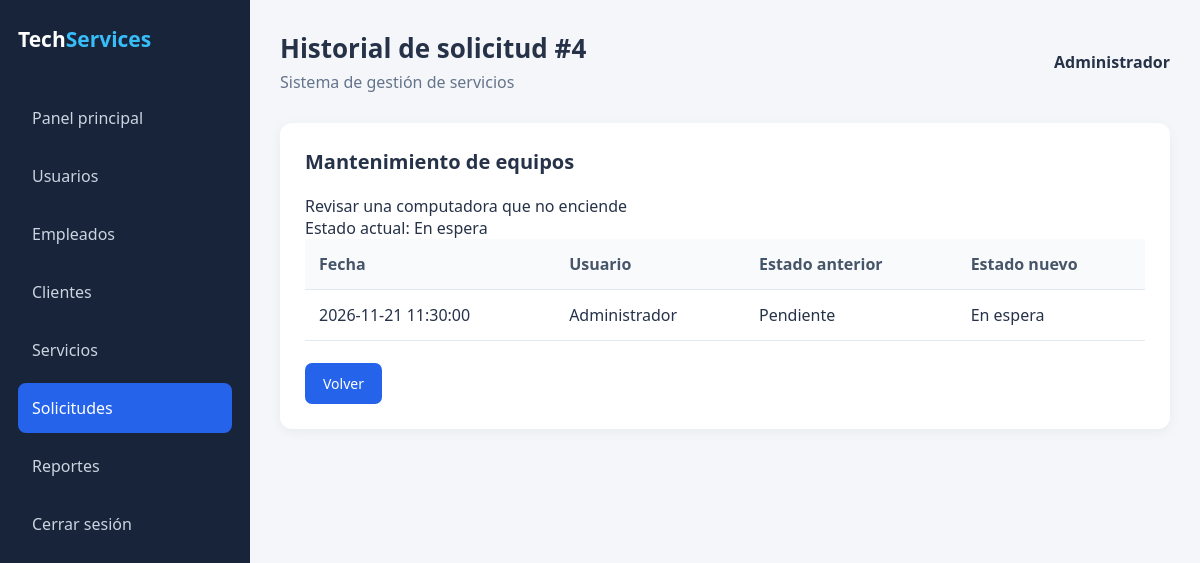
/solicitudes/historial.php?id=4 (signed in), run on the app's committed database.
### tables this page shows
CREATE TABLE solicitudes (
    id INT AUTO_INCREMENT PRIMARY KEY,
    cliente_id INT NOT NULL,
    servicio_id INT NOT NULL,
    empleado_id INT,
    descripcion TEXT NOT NULL,
    fecha DATETIME NOT NULL DEFAULT CURRENT_TIMESTAMP,
    estado ENUM('Pendiente', 'En proceso', 'En espera', 'Finalizada')
        NOT NULL DEFAULT 'Pendiente',
    prioridad ENUM('Baja', 'Media', 'Alta') NOT NULL,
    CONSTRAINT fk_solicitudes_clientes
    FOREIGN KEY (cliente_id) REFERENCES clientes(id),
    CONSTRAINT fk_solicitudes_servicios
    FOREIGN KEY (servicio_id) REFERENCES servicios(id),
    CONSTRAINT fk_solicitudes_empleados
    FOREIGN KEY (empleado_id) REFERENCES empleados(id)
);

CREATE TABLE servicios (
    id INT AUTO_INCREMENT PRIMARY KEY,
    nombre VARCHAR(100) NOT NULL,
    descripcion TEXT NOT NULL,
    precio DECIMAL(10,2) NOT NULL
);

CREATE TABLE historial (
    id INT AUTO_INCREMENT PRIMARY KEY,
    solicitud_id INT NOT NULL,
    usuario_id INT NOT NULL,
    estado_anterior VARCHAR(30) NOT NULL,
    estado_nuevo VARCHAR(30) NOT NULL,
    fecha DATETIME NOT NULL DEFAULT CURRENT_TIMESTAMP,
    CONSTRAINT fk_historial_solicitudes
    FOREIGN KEY (solicitud_id) REFERENCES solicitudes(id),
    CONSTRAINT fk_historial_usuarios
    FOREIGN KEY (usuario_id) REFERENCES usuarios(id)
);

CREATE TABLE usuarios (
    id INT AUTO_INCREMENT PRIMARY KEY,
    nombre VARCHAR(100) NOT NULL,
    correo VARCHAR(100) NOT NULL,
    contraseña VARCHAR(255) NOT NULL,
    rol ENUM('administrador', 'empleado', 'cliente') NOT NULL
);

### solicitudes/historial.php (the view)
<?php
require 'comun.php'; $id=(int)($_GET['id']??0); $s=solicitud($id); $filas=consulta('SELECT h.*,u.nombre FROM historial h JOIN usuarios u ON u.id=h.usuario_id WHERE h.solicitud_id=? ORDER BY h.fecha DESC,h.id DESC',[$id])->fetchAll(PDO::FETCH_ASSOC); inicio('Historial de solicitud #'.$id); ?><section class="section"><h2><?=h($s['servicio'])?></h2><p><?=h($s['descripcion'])?></p><p>Estado actual: <?=h($s['estado'])?></p><div class="tabla-scroll"><table><thead><tr><th>Fecha</th><th>Usuario</th><th>Estado anterior</th><th>Estado nuevo</th></tr></thead><tbody><?php foreach($filas as $f): ?><tr><td><?=h($f['fecha'])?></td><td><?=h($f['nombre'])?></td><td><?=h($f['estado_anterior'])?></td><td><?=h($f['estado_nuevo'])?></td></tr><?php endforeach; ?><?php if(!$filas): ?><tr><td colspan="4">No hay cambios registrados.</td></tr><?php endif; ?></tbody></table></div><br><a class="btn" href="listar.php">Volver</a></section><?php fin(); ?>

### assets/css/dashboard.css (style rules this page uses)
* { margin: 0; padding: 0; box-sizing: border-box; }
body { font-family: 'Segoe UI', Arial, sans-serif; background: #f4f6fa; color: #263248; }
.section { background: white; padding: 25px; border-radius: 12px; box-shadow: 0 3px 12px rgba(0,0,0,0.05); margin-bottom: 25px; }
.section h2 { margin-bottom: 20px; font-size: 20px; }
.btn { display: inline-block; border: none; padding: 11px 18px; border-radius: 7px; background: #2563eb; color: white; text-decoration: none; cursor: pointer; font-size: 14px; }
table { width: 100%; border-collapse: collapse; }
th, td { padding: 14px; text-align: left; border-bottom: 1px solid #e2e8f0; }
th { background: #f8fafc; color: #475569; }

### assets/css/solicitudes.css (style rules this page uses)
.tabla-scroll { overflow-x:auto; }

### data on the page
solicitudes: servicio.nombre "Mantenimiento de equipos", descripcion "Revisar una computadora que no enciende", estado "En espera"
historial: fecha "2026-11-21 11:30:00", usuario.nombre "Administrador", estado_anterior "Pendiente", estado_nuevo "En espera"

### other printed values
$titulo "Historial de solicitud #4"
$rol "Administrador"
